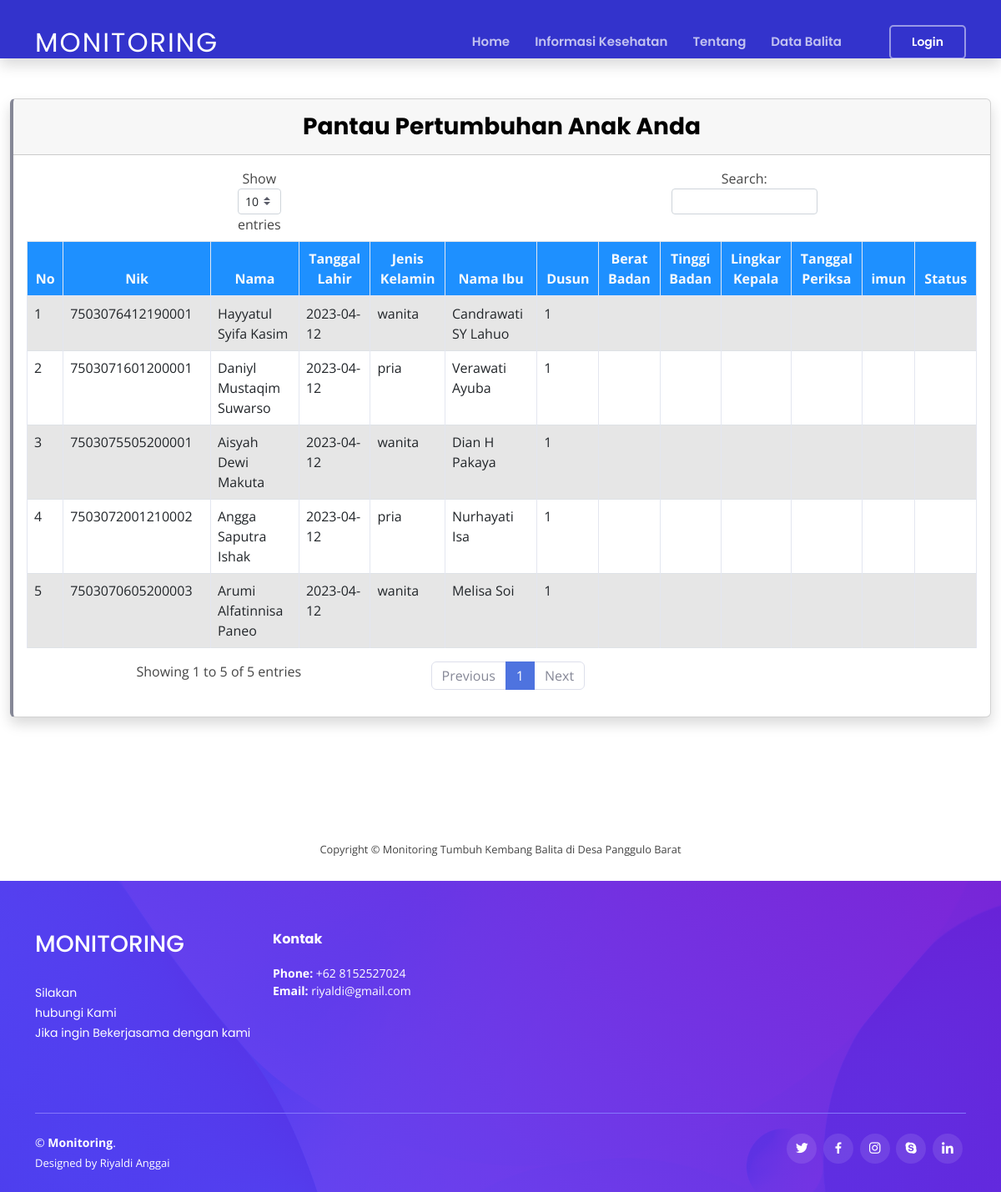
The app's page /index.php/ibu/info with its own data.
### tables this page shows
CREATE TABLE `balita` (
  `id_balita` int NOT NULL,
  `nik` char(128) NOT NULL,
  `nama_balita` varchar(128) NOT NULL,
  `tgl_lahir` date NOT NULL,
  `jenis_kelamin` enum('pria','wanita') NOT NULL,
  `nama_ibu` varchar(128) NOT NULL,
  `dusun` enum('1','2','3') NOT NULL
);

### application/controllers/Ibu.php (called while the page is built, shortened)
<?php
class Ibu extends CI_Controller
{
    public function info()
    {
        $data['data_balita']  = $this->rekap_model->tampil_data3()->result();
        $this->load->view('tmp/ibu_header');
        $this->load->view('tmp/t_header');
        $this->load->view('tmp/ibu_topbar');
        $this->load->view('tmp/t_topbar');
        $this->load->view('ibu/info_balita', $data);
        $this->load->view('tmp/admin_footer');
        $this->load->view('tmp/t_footer');
    }
}

### index.php (called while the page is built, shortened)
<?php
require_once BASEPATH.'core/CodeIgniter.php';

### application/models/Rekap_model.php (called while the page is built)
<?php
class Rekap_model extends CI_model
{
    public function tampil_data3()
    {
        $waktu = 'month(now())';
        $w = "";
        if ($waktu == 'month(now())') {
            $w = "WHERE MONTH(h.tgl_periksa) = MONTH(NOW())
        or b.id_balita NOT IN (SELECT id_balita FROM hsitory);";
        }
        return $this->db->query("SELECT b.*, h.*, i.nama_imun, s.nama_status
        FROM balita b
        LEFT JOIN hsitory h ON b.id_balita = h.id_balita
        LEFT JOIN imun i ON i.id_imun = h.id_imun
        LEFT JOIN status s ON s.id_status = h.id_status
        " . $w . "
                                    ");
    }
}

### application/views/ibu/info_balita.php (the view, shortened to what this page needs)
<center>
    <div class="container-fluid">
    <div class="card shadow mb-4 border-left-secondary">
        <div class="card-header py-3">
            <h6 class="m-0 font-weight-bold text-primary"><div class="text-center align-items-center justify-content-between mb-0" >
            <h1 style="margin-top: 4% ;" class="text-bold text-black h3 mb-0 text-gray-8000 m-0 font-weight-bold text-gray-100">
                <marquee behavior="" direction="">Pantau Pertumbuhan Anak Anda</marquee>
            </h1>
        </div></h6>
        </div>
        <div class="card-body">
            <div class="table-responsive">
                <table class="table table-bordered table-striped table-hover" id="dataTable" width="100%" cellspacing="0">
                    <thead>
                        <tr style="background-color: dodgerblue;" class="m-0 font-weight-bold text-gray-100 text-center align-items-center">
                            <th>No</th>
                            <th>Nik</th>
                            <th>Nama</th>
                            <th>Tanggal Lahir</th>
                            <th>Jenis Kelamin</th>
                            <th>Nama Ibu</th>
                            <th>Dusun</th>
                            <th>Berat Badan</th>
                            <th>Tinggi Badan</th>
                            <th>Lingkar Kepala</th>
                            <th>Tanggal Periksa</th>
                            <th>imun</th>
                            <th>Status</th>
                        </tr>
                    </thead>
                    <tbody>
                        <?php
                        $no = 1;
                        foreach ($data_balita as $dsn) {
                            if (empty($dsn->id_history)) {
                                $sekarang = "<td>" . null . "</td>
                                <td>" . null . "</td>
                                <td>" . null . "</td>
                                <td>" . null . "</td>
                                <td>" . null . "</td>
                                <td>" . null . "</td>
                               ";
                            }
                        ?>
                            <tr>
                                <td><?php echo $no++ ?></td>
                                <td><?php echo $dsn->nik ?></td>
                                <td><?php echo $dsn->nama_balita ?></td>
                                <td><?php echo $dsn->tgl_lahir ?></td>
                                <td><?php echo $dsn->jenis_kelamin ?></td>
                                <td><?php echo $dsn->nama_ibu ?></td>
                                <td><?php echo $dsn->dusun ?></td>
                                <?= $sekarang ?>
                            </tr>
                        <?php
                        } ?>
                    </tbody>
                </table>
            </div>
        </div>
    </div>
    </div>
</center>
<br>
<br>
<br>
<br>

### application/views/tmp/ibu_header.php (shortened to what this page needs)
<!DOCTYPE html>
<html lang="en">
<head>
    <link href="<?= base_url('assets/'); ?>vendor/fontawesome-free/css/all.min.css" rel="stylesheet" type="text/css">
    <link href="<?= base_url('assets/'); ?>css/sb-admin-2.min.css" rel="stylesheet">
</head>

### application/views/tmp/t_header.php (shortened to what this page needs)
<!DOCTYPE html>
<html lang="en">
<head>
    <link href="<?php echo base_url(); ?>assets/templet/vendor/aos/aos.css" rel="stylesheet">
    <link href="<?php echo base_url(); ?>assets/templet/vendor/bootstrap/css/bootstrap.min.css" rel="stylesheet">
    <link href="<?php echo base_url(); ?>assets/templet/vendor/bootstrap-icons/bootstrap-icons.css" rel="stylesheet">
    <link href="<?php echo base_url(); ?>assets/templet/vendor/boxicons/css/boxicons.min.css" rel="stylesheet">
    <link href="<?php echo base_url(); ?>assets/templet/vendor/glightbox/css/glightbox.min.css" rel="stylesheet">
    <link href="<?php echo base_url(); ?>assets/templet/vendor/swiper/swiper-bundle.min.css" rel="stylesheet">
    <link href="<?php echo base_url(); ?>assets/templet/css/style.css" rel="stylesheet">
</head>

### application/views/tmp/ibu_topbar.php (shortened to what this page needs)
<body>
    <nav class="navbar navbar-expand navbar-light bg-white topbar mb-5 static-top shadow" style="background: linear-gradient(to bottom, #3333cc 0%, #3333cc 100%);">
    </nav>

### application/views/tmp/t_topbar.php (shortened to what this page needs)
<body>
    <header id="header" class="fixed-top ">
        <div class="container d-flex align-items-center justify-content-between">
            <h1 class="logo"><a href="index.html">Monitoring</a></h1>
            <nav id="navbar" class="navbar">
                <ul>
                    <li><a class="nav-link scrollto" href="<?= base_url('ibu'); ?>">Home</a></li>
                    <li><a class="nav-link scrollto" href="<?= base_url('ibu/gizi'); ?>">Informasi Kesehatan</a></li>
                    <li><a class="nav-link scrollto" href="<?= base_url('ibu/tentang'); ?>">Tentang</a></li>
                    <li><a class="nav-link scrollto" href="<?= base_url('ibu/info'); ?>">Data Balita</a></li>
                    <li><a class="getstarted scrollto" href="<?= base_url('auth'); ?>">Login</a></li>
                </ul>
            </nav>
        </div>
    </header>

### application/views/tmp/admin_footer.php (shortened to what this page needs)
<footer class="sticky-footer bg-white">
    <div class="container my-auto">
        <div class="copyright text-center my-auto">
            <span>Copyright &copy; Monitoring Tumbuh Kembang Balita di Desa Panggulo Barat</span>
        </div>
    </div>
</footer>
</body>
</html>

### application/views/tmp/t_footer.php (shortened to what this page needs)
<footer id="footer">
<div class="footer-top">
    <div class="container">
        <div class="row">
            <div class="col-lg-3 col-md-6 footer-contact">
                <h3>Monitoring</h3>
                <p>
                    Silakan <br>
                    hubungi Kami<br>
                    Jika ingin Bekerjasama dengan kami <br><br>
                </p>
            </div>
            <div class="col-lg-2 col-md-6 footer-links">
                <h4>Kontak</h4>
                <p>
                    <strong>Phone:</strong> +62 8152527024<br>
                    <strong>Email:</strong> riyaldi@gmail.com<br>
                </p>
            </div>
        </div>
    </div>
</div>
<div class="container">
    <div class="copyright-wrap d-md-flex py-4">
        <div class="me-md-auto text-center text-md-start">
            <div class="copyright">
                &copy; <strong><span>Monitoring</span></strong>.
            </div>
            <div class="credits">
                Designed by <a href="https://bootstrapmade.com/">Riyaldi Anggai</a>
            </div>
        </div>
        <div class="social-links text-center text-md-right pt-3 pt-md-0">
            <a href="#" class="twitter"><i class="bx bxl-twitter"></i></a>
            <a href="#" class="facebook"><i class="bx bxl-facebook"></i></a>
            <a href="#" class="instagram"><i class="bx bxl-instagram"></i></a>
            <a href="#" class="google-plus"><i class="bx bxl-skype"></i></a>
            <a href="#" class="linkedin"><i class="bx bxl-linkedin"></i></a>
        </div>
    </div>
</div>
</footer>
</body>
</html>

### assets/templet/css/style.css (style rules this page uses)
body { font-family: "Open Sans", sans-serif; color: #444444; }
a { color: #5846f9; text-decoration: none; }
h1, h2, h3, h4, h5, h6 { font-family: "Poppins", sans-serif; }
#header { transition: all 0.5s; z-index: 997; padding: 20px 0; }
#header .logo { font-size: 32px; margin: 0; padding: 0; line-height: 1; font-weight: 400; letter-spacing: 2px; text-transform: uppercase; }
#header .logo a { color: #fff; }
.navbar { padding: 0; }
.navbar ul { margin: 0; padding: 0; display: flex; list-style: none; align-items: center; }
.navbar li { position: relative; }
.navbar>ul>li { padding: 10px 0 10px 24px; }
.navbar a, .navbar a:focus { display: flex; align-items: center; justify-content: space-between; padding: 0 3px; font-family: "Poppins", sans-serif; font-size: 15px; font-weight: 600; color: rgba(255, 255, 255, 0.7); white-space: nowrap; transition: 0.3s; position: relative; }
.navbar>ul>li>a:before { content: ""; position: absolute; width: 100%; height: 2px; bottom: -5px; left: 0; background-color: #fff; visibility: hidden; width: 0px; transition: all 0.3s ease-in-out 0s; }
.navbar .getstarted, .navbar .getstarted:focus { padding: 8px 25px; margin-left: 30px; border-radius: 5px; color: #fff; transition: 0.3s; font-size: 14px; font-weight: 600; border: 2px solid rgba(255, 255, 255, 0.5); }
.navbar .getstarted:before, .navbar li:hover>.getstarted:before { visibility: hidden; }
#footer { color: #fff; font-size: 14px; background: linear-gradient(45deg, rgba(86, 58, 250, 0.9) 0%, rgba(116, 15, 214, 0.9) 100%), url("../img/hero-bg.jpg") center center no-repeat; background-size: cover; }
#footer .footer-top { padding: 60px 0 30px 0; position: relative; }
#footer .footer-top .footer-contact { margin-bottom: 30px; }
#footer .footer-top .footer-contact h3 { font-size: 28px; margin: 0 0 30px 0; padding: 2px 0 2px 0; line-height: 1; font-weight: 500; text-transform: uppercase; }
#footer .footer-top .footer-contact p { font-size: 14px; line-height: 24px; margin-bottom: 0; font-family: "Poppins", sans-serif; }
#footer .footer-top h4 { font-size: 16px; font-weight: bold; position: relative; padding-bottom: 12px; }
#footer .footer-top .footer-links { margin-bottom: 30px; }
#footer .copyright-wrap { border-top: 1px solid #8577fb; }
#footer .credits { padding-top: 5px; font-size: 13px; color: #fff; }
#footer .credits a { color: #fff; }
#footer .social-links a { font-size: 18px; display: inline-block; background: rgba(255, 255, 255, 0.1); color: #fff; line-height: 1; padding: 8px 0; margin-right: 4px; border-radius: 50%; text-align: center; width: 36px; height: 36px; transition: 0.3s; }

### records on screen
balita: nik "7503076412190001", nama_balita "Hayyatul Syifa Kasim", tgl_lahir "2023-04-12", jenis_kelamin "wanita", nama_ibu "Candrawati SY Lahuo", dusun "1"
balita: nik "7503071601200001", nama_balita "Daniyl Mustaqim Suwarso", tgl_lahir "2023-04-12", jenis_kelamin "pria", nama_ibu "Verawati Ayuba", dusun "1"
balita: nik "7503075505200001", nama_balita "Aisyah Dewi Makuta", tgl_lahir "2023-04-12", jenis_kelamin "wanita", nama_ibu "Dian H Pakaya", dusun "1"
balita: nik "7503072001210002", nama_balita "Angga Saputra Ishak", tgl_lahir "2023-04-12", jenis_kelamin "pria", nama_ibu "Nurhayati Isa", dusun "1"
balita: nik "7503070605200003", nama_balita "Arumi Alfatinnisa Paneo", tgl_lahir "2023-04-12", jenis_kelamin "wanita", nama_ibu "Melisa Soi", dusun "1"
